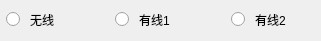
        <widget class="QGroupBox" name="groupBox_7">
         <property name="geometry">
          <rect>
           <x>654</x>
           <y>593</y>
           <width>321</width>
           <height>41</height>
          </rect>
         </property>
         <property name="styleSheet">
          <string notr="true">QGroupBox {
    font: 14pt &quot;黑体&quot;;
    margin-top: 1ex;
    border-width:0px;  
    border-style:solid;
    border-color: rgb(51, 153, 255);  
}

QGroupBox::title {
    subcontrol-origin: margin;
    subcontrol-position: top left;
    left:15px;      
    margin-left: 5px;
    margin-right: 5px;
    padding:1px;
}</string>
         </property>
         <property name="title">
          <string/>
         </property>
         <widget class="QRadioButton" name="radioButton_wire1">
          <property name="geometry">
           <rect>
            <x>115</x>
            <y>2</y>
            <width>87</width>
            <height>35</height>
           </rect>
          </property>
          <property name="focusPolicy">
           <enum>Qt::NoFocus</enum>
          </property>
          <property name="styleSheet">
           <string notr="true">QRadioButton{
   font: 14pt &quot;黑体&quot;;
   spacing: 10 
}  

QRadioButton::indicator { 
   width: 25px;
   height: 25px;
   image: url(:/LCD_CS351/LCD_CS351/logo/Radio.png);
}

QRadioButton::indicator:checked { 
image: url(:/LCD_CS351/LCD_CS351/logo/Radio_check.png);
}</string>
          </property>
          <property name="text">
           <string>有线1</string>
          </property>
         </widget>
         <widget class="QRadioButton" name="radioButton_wireless">
          <property name="geometry">
           <rect>
            <x>6</x>
            <y>2</y>
            <width>87</width>
            <height>35</height>
           </rect>
          </property>
          <property name="focusPolicy">
           <enum>Qt::NoFocus</enum>
          </property>
          <property name="styleSheet">
           <string notr="true">QRadioButton{
   font: 14pt &quot;黑体&quot;;
   spacing: 10 
}  

QRadioButton::indicator { 
   width: 25px;
   height: 25px;
   image: url(:/LCD_CS351/LCD_CS351/logo/Radio.png);
}

QRadioButton::indicator:checked { 
image: url(:/LCD_CS351/LCD_CS351/logo/Radio_check.png);
}</string>
          </property>
          <property name="text">
           <string>无线</string>
          </property>
         </widget>
         <widget class="QRadioButton" name="radioButton_wire2">
          <property name="geometry">
           <rect>
            <x>231</x>
            <y>2</y>
            <width>87</width>
            <height>35</height>
           </rect>
          </property>
          <property name="focusPolicy">
           <enum>Qt::NoFocus</enum>
          </property>
          <property name="styleSheet">
           <string notr="true">QRadioButton{
   font: 14pt &quot;黑体&quot;;
   spacing: 10 
}  

QRadioButton::indicator { 
   width: 25px;
   height: 25px;
   image: url(:/LCD_CS351/LCD_CS351/logo/Radio.png);
}

QRadioButton::indicator:checked { 
image: url(:/LCD_CS351/LCD_CS351/logo/Radio_check.png);
}</string>
          </property>
          <property name="text">
           <string>有线2</string>
          </property>
         </widget>
        </widget>
